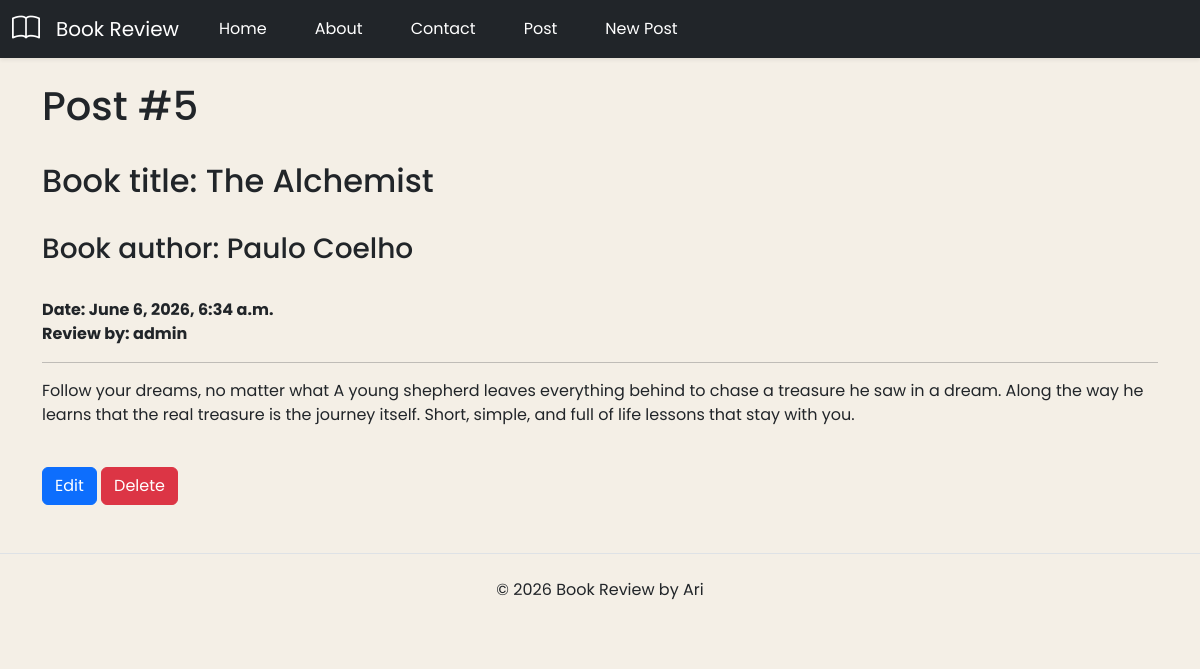
Page /post/detail/5/ on the committed database.
### posts/models.py (models this page shows, shortened)
class Post(models.Model):
    title = models.CharField(max_length=100) #string
    subtitle = models.CharField(max_length=100) #string
    body = models.TextField() #string
    created_on = models.DateTimeField(auto_now_add=True) #datetime
    author = models.ForeignKey(
        get_user_model(),
        on_delete=models.CASCADE,
    )#string / object

### posts/views.py (the view)
# urls.py: path("detail/<int:pk>/", PostDetailView.as_view(), name="post_detail"),
class PostDetailView(DetailView): #GET request ->Single Object
    template_name = "detail.html"
    model = Post
    context_object_name = "single_post"

### templates/detail.html (shortened to what this page needs)
{% extends 'base.html' %}
{% load static %}
{% block css %}
    <link rel="stylesheet" href="{% static 'css/list.css' %}">
{% endblock %}
{% block content %}
    <h1>Post #{{single_post.id}}</h1><br/>
    <h2>Book title: {{single_post.title}}</h2><br/>
    <h3>Book author: {{single_post.subtitle}}</h3><br/>
    <span><strong>Date: {{ single_post.created_on}}</strong></span><br/>
    <span><strong>Review by: {{ single_post.author }}</strong></span>
    <hr/>
    <p>{{ single_post.body }}</p>
    <br/>
    <a href="{% url 'post_edit' single_post.id %}" class="btn btn-primary">Edit</a>
    <a href="{% url 'post_delete' single_post.id %}" class="btn btn-danger">Delete</a>
{% endblock %}

### static/css/list.css (style rules this page uses)
body { background-color: #f4efe6; font-family: 'Poppins', sans-serif; }

### rows in the picture
Post: id "5", title "The Alchemist", subtitle "Paulo Coelho", created_on "June 6, 2026, 6:34 a.m.", author "admin", body "Follow your dreams, no matter what A young shepherd leaves everything behind to chase a treasure he saw in a dream. Along the way he learns that the real treasure is the journey itself. Short, simple, and full of life lessons that stay with you."
